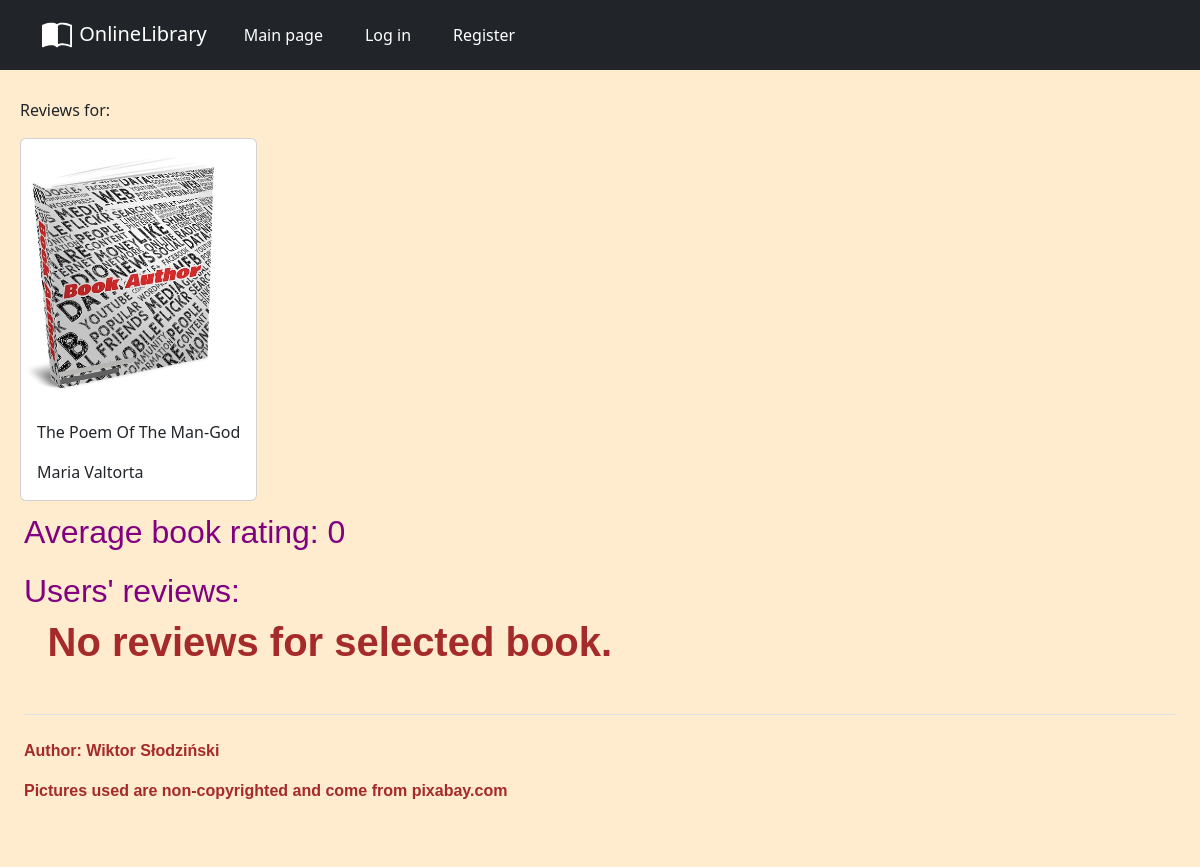
/review?id=3, run on the app's committed database.
### main.py (models this page shows)
class Books(db.Model):
    id: Mapped[int] = mapped_column(Integer, primary_key=True)
    title: Mapped[str] = mapped_column(String, nullable=False)
    author: Mapped[str] = mapped_column(String, nullable=False)
    availability: Mapped[int] = mapped_column(Integer, nullable=False)
    cover: Mapped[str] = mapped_column(String, nullable=True)

### main.py (the view, shortened to what this page needs)
@app.route('/review', methods=["GET", "POST"])
def review():
    global logged_in
    global username
    average_rating = 0
    i = 0
    product_id = request.args.get('id')
    product_selected = db.get_or_404(Books, product_id)
    ratings = db.session.execute(db.select(Ratings).where(Ratings.book_id == product_id)).scalars()
    for current_rating in ratings:
        if current_rating.rating:  # to prevent from adding None to int
            average_rating += current_rating.rating
            i += 1
    if i:  # to prevent zero division
        average_rating = average_rating / i
    reviews_list = db.session.execute(db.select(Ratings).where(Ratings.book_id == product_id)).scalars()
    return render_template("review.html", product=product_selected, mean=average_rating,
                           reviews=reviews_list, x=logged_in, u=username)

### templates/review.html (shortened to what this page needs)
{% extends 'baza.html' %}
{% from "bootstrap5/form.html" import render_form %}
{% block content %}
      <div class="flex-container" style="flex-direction: column">
        <div class="row row-cols-1 row-cols-sm-2 row-cols-md-3 g-3">
          <div class="col">
            <p>Reviews for:</p>
            <div class="card">
              <img src="{{ url_for('static', filename=product.cover) }}" alt="" width="100%" height="100%">
              <div class="card-body">
                <p class="card-text">{{product.title}}</p>
                <p class="card-text">{{product.author}}</p>
              </div>
            </div>
          </div>
        </div>
      </div>
      <div class="row">
          <h2>Average book rating: {{mean}}</h2>
      </div>
      <div class="row">
          <h2>Users' reviews:</h2>
          {% for r in reviews %}
                {% if r.review != None %}
                <hr><p>Review written by: {{r.review_author}}</p><p>{{r.review}}</p>
                {% endif %}
          {% else %}
            <h1>No reviews for selected book.</h1>
          {% endfor %}
      </div>
{% endblock %}

### static/css/styles.css (style rules this page uses)
body { background-color: blanchedalmond; }
.row { margin: 1% 1%; }
h1 { margin: 1% 2% 2% 2%; font-weight: 600; font-family: Verdana, Geneva, Tahoma, sans-serif; color: brown; }
h2 { color: purple; font-family: Verdana, Geneva, Tahoma, sans-serif; }
img { height: auto; width: 200px; margin: 5px; }
.col { width: auto; }
.card { max-width: 300px; }

### data on the page
Books: cover (picture), title "The Poem Of The Man-God", author "Maria Valtorta"

### other printed values
{{ mean }} "0"
